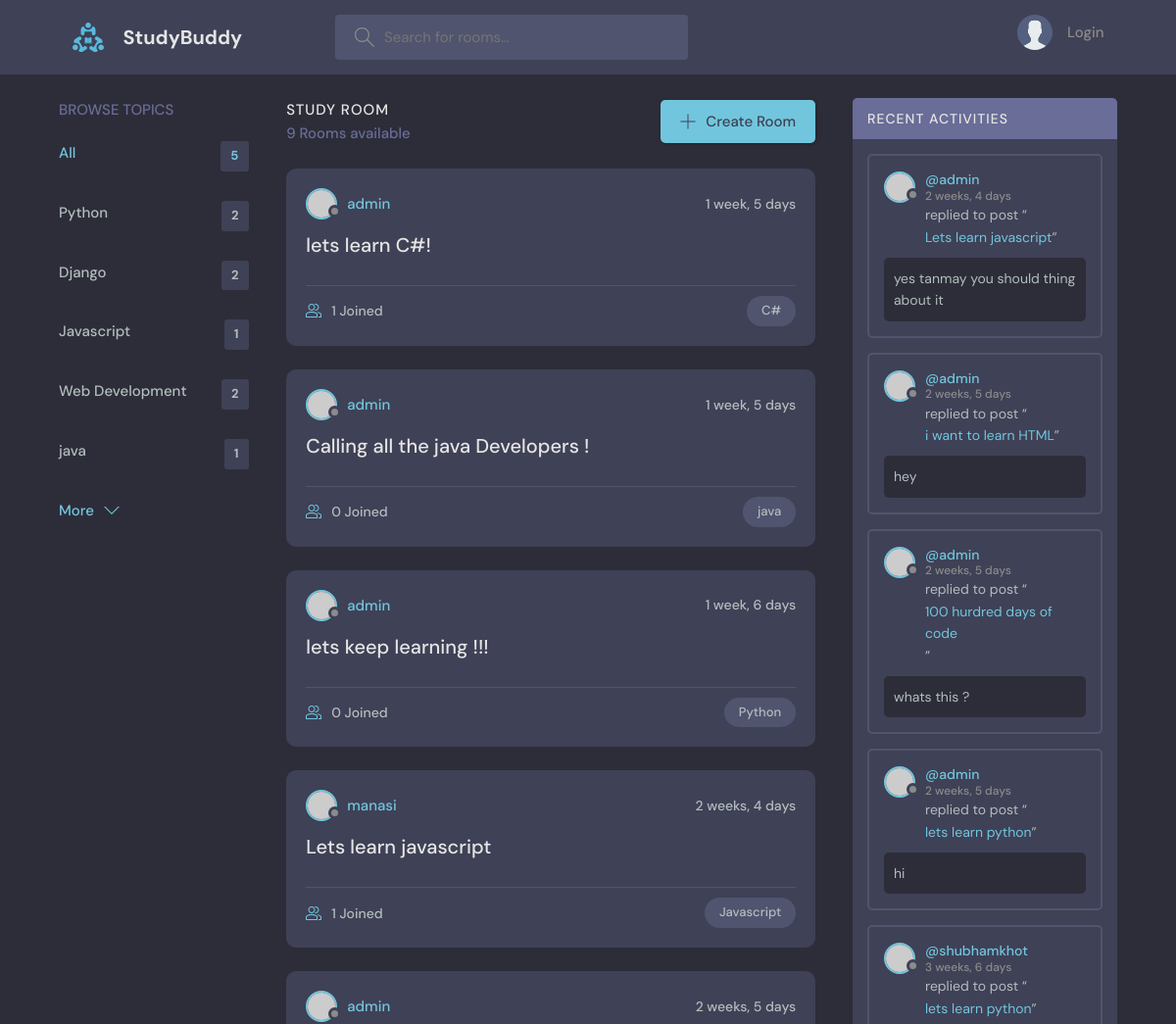
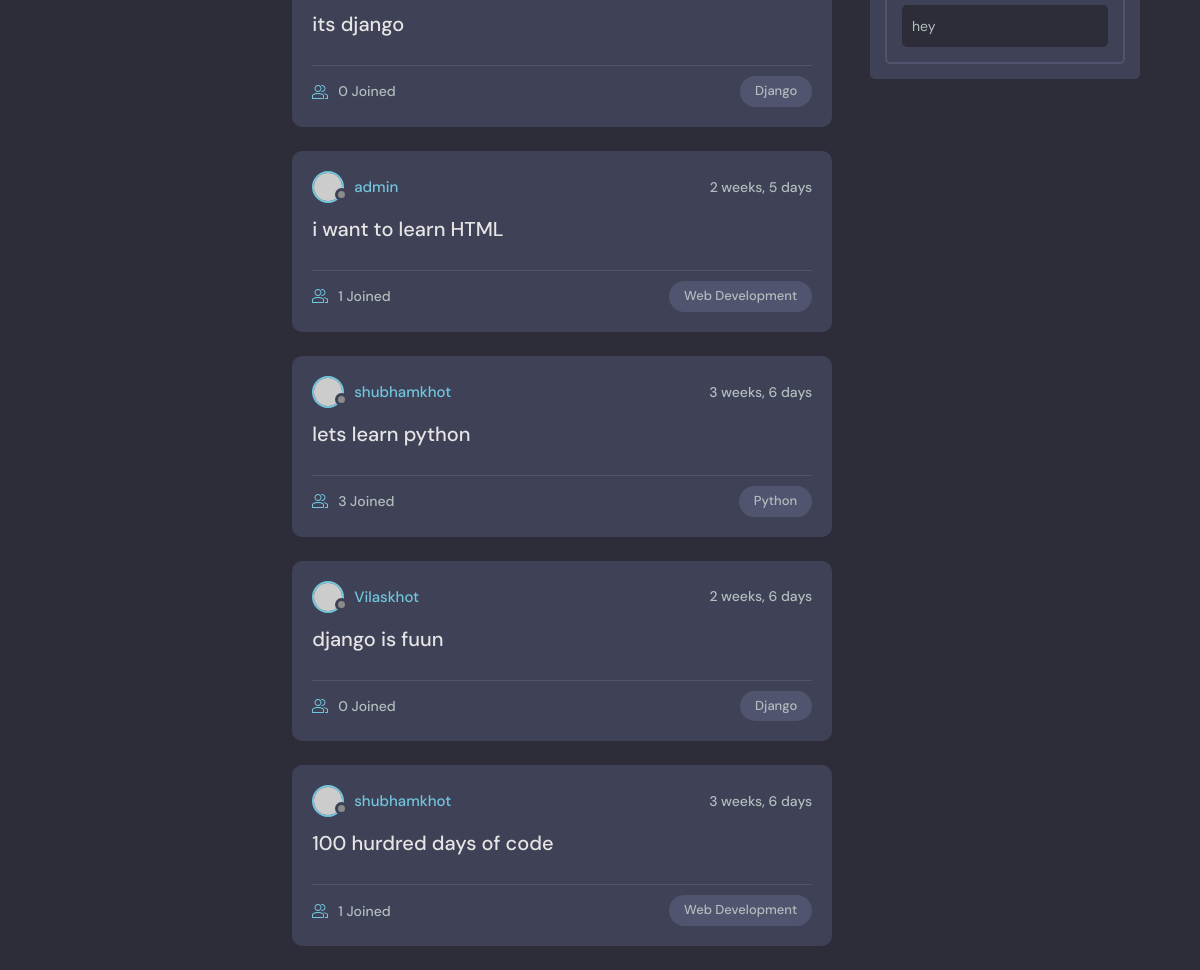
The page / on the database its author committed (2 pictures, top to bottom).
### base/models.py (models this page shows, shortened)
class Topic(models.Model):
    name = models.CharField(max_length=200)

class Room(models.Model):
    host = models.ForeignKey(User, on_delete=models.SET_NULL, null=True)
    topic = models.ForeignKey(Topic, on_delete=models.SET_NULL, null=True)
    name = models.CharField(max_length=200)
    description = models.TextField(null=True, blank=True)
    participants = models.ManyToManyField(User, related_name='participants', blank=True)
    updated = models.DateTimeField(auto_now=True)
    created = models.DateTimeField(auto_now_add=True)
    class Meta:
        ordering = ['-updated', '-created']
    def __str__(self):
        return self.name

class Message(models.Model):
    user = models.ForeignKey(User, on_delete=models.CASCADE)
    room = models.ForeignKey(Room, on_delete=models.CASCADE)
    body = models.TextField()
    updated = models.DateTimeField(auto_now=True)
    created = models.DateTimeField(auto_now_add=True)
    class Meta:
        ordering = ['-updated', '-created']

### base/views.py (the view)
def home(request):
    q = request.GET.get('q') if request.GET.get('q') != None else ''
    rooms = Room.objects.filter(
        Q(topic__name__icontains=q,) |
        Q(name__icontains=q) |
        Q(description__icontains=q)
        )
    topics = Topic.objects.all()[0:5]
    room_count = rooms.count()
    room_messages = Message.objects.filter(Q(room__topic__name__icontains=q))
    context = {'rooms': rooms, 'topics':topics,
                'room_count': room_count, 'room_messages': room_messages}
    return render(request, 'base/home.html', context )

### base/templates/base/home.html (shortened to what this page needs)
{% extends 'main.html' %}
{% block content %}
    <main class="layout layout--3">
      <div class="container">
        {% include 'base/topics_component.html' %}
        <div class="roomList">
          <div class="roomList__header">
            <div>
              <h2>Study Room</h2>
              <p>{{room_count}} Rooms available</p>
            </div>
            <a class="btn btn--main" href="{% url 'create-room' %}">
              <svg version="1.1" xmlns="http://www.w3.org/2000/svg" width="32" height="32" viewBox="0 0 32 32">
                <title>add</title>
                <path
                  d="M16.943 0.943h-1.885v14.115h-14.115v1.885h14.115v14.115h1.885v-14.115h14.115v-1.885h-14.115v-14.115z"
                ></path>
              </svg>
              Create Room
            </a>
          </div>
          {% include 'base/feed_component.html' %}
        </div>
        {% include 'base/activity_component.html' %}
      </div>
    </main>
{% endblock %}

### base/templates/base/topics_component.html
<div class="topics">
          <div class="topics__header">
            <h2>Browse Topics</h2>
          </div>
          <ul class="topics__list">
            <li>
              <a href="{% url 'home' %}" class="active">All <span>{{topics.count}}</span></a>
            </li>
             {% for topic in topics %}
            <li>
              <a href="{% url 'home' %}?q={{topic.name}}">{{topic.name}}<span>{{topic.room_set.all.count}}</span></a>
            </li>
            {% endfor %}
          </ul>
          <a class="btn btn--link" href="{% url 'topics' %}">
            More
            <svg version="1.1" xmlns="http://www.w3.org/2000/svg" width="32" height="32" viewBox="0 0 32 32">
              <title>chevron-down</title>
              <path d="M16 21l-13-13h-3l16 16 16-16h-3l-13 13z"></path>
            </svg>
          </a>
        </div>

### base/templates/base/feed_component.html (shortened to what this page needs)
 {%for room in rooms %}
<div class="roomListRoom">
            <div class="roomListRoom__header">
              <a href="{% url 'user-profile' room.host.id %}" class="roomListRoom__author">
                <div class="avatar avatar--small">
                  <img src="https://randomuser.me/api/portraits/women/11.jpg" />
                </div>
                <span>{{room.host.username}}</span>
              </a>
              <div class="roomListRoom__actions">
                <span>{{room.created|timesince}}</span>
              </div>
            </div>
            <div class="roomListRoom__content">
              <a href="{% url 'room' room.id %}">{{room.name}}</a>
            </div>
            <div class="roomListRoom__meta">
              <a href="{% url 'room' room.id %}" class="roomListRoom__joined">
                {{room.participants.all.count}} Joined
              </a>
              <p class="roomListRoom__topic">{{room.topic.name}}</p>
            </div>
</div>
{%endfor %}

### base/templates/base/activity_component.html (shortened to what this page needs)
<div class="activities">
          <div class="activities__header">
            <h2>Recent Activities</h2>
          </div>
          {% for message in room_messages %}
          <div class="activities__box">
            <div class="activities__boxHeader roomListRoom__header">
              <a href="{% url 'user-profile' message.user.id %}" class="roomListRoom__author">
                <div class="avatar avatar--small">
                  <img src="https://randomuser.me/api/portraits/women/11.jpg" />
                </div>
                <p>
                  @{{message.user}}
                  <span>{{message.created|timesince}}</span>
                </p>
              </a>
            </div>
            <div class="activities__boxContent">
              <p>replied to post “<a href="{% url 'room' message.room.id %}">{{message.room}}</a>”</p>
              <div class="activities__boxRoomContent">
               {{message.body}}
              </div>
            </div>
          </div>
        {% endfor %}
        </div>

### rows shown on the page
Topic: name "Python", room_set.all.count "2"
Topic: name "Django", room_set.all.count "2"
Topic: name "Javascript", room_set.all.count "1"
Topic: name "Web Development", room_set.all.count "2"
Topic: name "java", room_set.all.count "1"
Room: host.username "admin", created "1 week, 5 days", name "lets learn C#!", participants.all.count "1", topic.name "C#"
Room: host.username "admin", created "1 week, 5 days", name "Calling all the java Developers !", participants.all.count "0", topic.name "java"
Room: host.username "admin", created "1 week, 6 days", name "lets keep learning !!!", participants.all.count "0", topic.name "Python"
Room: host.username "manasi", created "2 weeks, 4 days", name "Lets learn javascript", participants.all.count "1", topic.name "Javascript"
Room: host.username "admin", created "2 weeks, 5 days", name "its django", participants.all.count "0", topic.name "Django"
Room: host.username "admin", created "2 weeks, 5 days", name "i want to learn HTML", participants.all.count "1", topic.name "Web Development"
Room: host.username "shubhamkhot", created "3 weeks, 6 days", name "lets learn python", participants.all.count "3", topic.name "Python"
Room: host.username "Vilaskhot", created "2 weeks, 6 days", name "django is fuun", participants.all.count "0", topic.name "Django"
Room: host.username "shubhamkhot", created "3 weeks, 6 days", name "100 hurdred days of code", participants.all.count "1", topic.name "Web Development"
Message: user "admin", created "2 weeks, 4 days", room "Lets learn javascript", body "yes tanmay you should thing about it"
Message: user "admin", created "2 weeks, 5 days", room "i want to learn HTML", body "hey"
Message: user "admin", created "2 weeks, 5 days", room "100 hurdred days of code", body "whats this ?"
Message: user "admin", created "2 weeks, 5 days", room "lets learn python", body "hi"
Message: user "shubhamkhot", created "3 weeks, 6 days", room "lets learn python", body "hey"

### other values the page prints
{{ topics.count }} "5"
{{ room_count }} "9"
